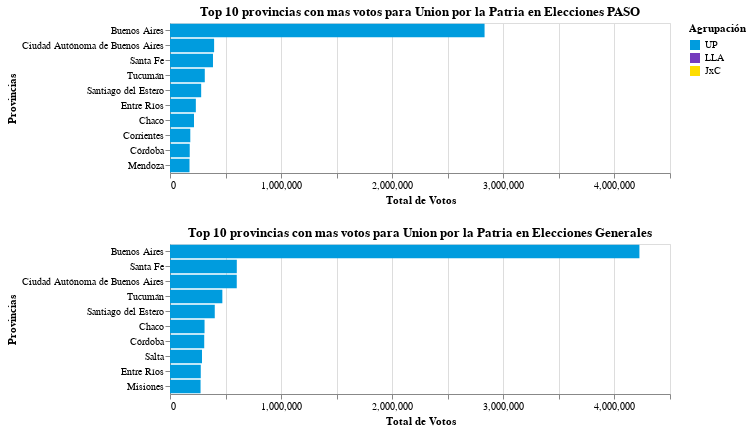

Write notebook code for a chart like this one.
### Code cell
up_paso = alt.Chart(df_up_provincia_votos_paso).mark_bar().encode(
    y=alt.Y('distrito_nombre:N', title='Provincias', sort=alt.EncodingSortField(field='total_votos:Q', order='descending')),
    x=alt.X('total_votos:Q', title='Total de Votos', scale=alt.Scale(domain=(0, 4500000))), 
    color=alt.Color('agrupacion_nombre:N', title='Agrupación', scale=alt.Scale(domain=list(colors.keys()), range=list(colors.values()))),
    tooltip=['distrito_nombre:N', 'agrupacion_nombre:N', 'total_votos:Q']
).properties(
    width=500,
    height=150,
    title='Top 10 provincias con mas votos para Union por la Patria en Elecciones PASO'
)
up_generales = alt.Chart(df_up_provincia_votos_general).mark_bar().encode(
    y=alt.Y('distrito_nombre:N', title='Provincias', sort=alt.EncodingSortField(field='total_votos:Q', order='descending')),
    x=alt.X('total_votos:Q', title='Total de Votos', scale=alt.Scale(domain=(0, 4500000))), 
    color=alt.Color('agrupacion_nombre:N', title='Agrupación', scale=alt.Scale(domain=list(colors.keys()), range=list(colors.values()))),
    tooltip=['distrito_nombre:N', 'agrupacion_nombre:N', 'total_votos:Q']
).properties(
    width=500,
    height=150,
    title='Top 10 provincias con mas votos para Union por la Patria en Elecciones Generales'
)
grafico_up1 = up_paso | up_generales
grafico_up2 = up_paso & up_generales
grafico_up2

### Figure 1 — Vega-Lite specification as saved in the notebook (floating-point values rounded to 4 significant figures)
{"config": {"view": {"continuousWidth": 300, "continuousHeight": 300}}, "vconcat": [{"data": {"name": "data-c63fed9a1a1e07dba557034ba0b3af9b"}, "mark": {"type": "bar"}, "encoding": {"color": {"field": "agrupacion_nombre", "scale": {"domain": ["UP", "LLA", "JxC"], "range": ["rgb(0, 156, 222)", "rgb(117, 59, 189)", "rgb(254, 221, 0)"]}, "title": "Agrupación", "type": "nominal"}, "tooltip": [{"field": "distrito_nombre", "type": "nominal"}, {"field": "agrupacion_nombre", "type": "nominal"}, {"field": "total_votos", "type": "quantitative"}], "x": {"field": "total_votos", "scale": {"domain": [0, 4500000]}, "title": "Total de Votos", "type": "quantitative"}, "y": {"field": "distrito_nombre", "sort": {"field": "total_votos:Q", "order": "descending"}, "title": "Provincias", "type": "nominal"}}, "height": 150, "title": "Top 10 provincias con mas votos para Union por la Patria en Elecciones PASO", "width": 500}, {"data": {"name": "data-4ac266ea684b57b88e41a12b0d4eedc5"}, "mark": {"type": "bar"}, "encoding": {"color": {"field": "agrupacion_nombre", "scale": {"domain": ["UP", "LLA", "JxC"], "range": ["rgb(0, 156, 222)", "rgb(117, 59, 189)", "rgb(254, 221, 0)"]}, "title": "Agrupación", "type": "nominal"}, "tooltip": [{"field": "distrito_nombre", "type": "nominal"}, {"field": "agrupacion_nombre", "type": "nominal"}, {"field": "total_votos", "type": "quantitative"}], "x": {"field": "total_votos", "scale": {"domain": [0, 4500000]}, "title": "Total de Votos", "type": "quantitative"}, "y": {"field": "distrito_nombre", "sort": {"field": "total_votos:Q", "order": "descending"}, "title": "Provincias", "type": "nominal"}}, "height": 150, "title": "Top 10 provincias con mas votos para Union por la Patria en Elecciones Generales", "width": 500}], "$schema": "https://vega.github.io/schema/vega-lite/v5.15.1.json", "datasets": {"data-c63fed9a1a1e07dba557034ba0b3af9b": [{"distrito_nombre": "Buenos Aires", "agrupacion_nombre": "UP", "total_votos": 2831000.0}, {"distrito_nombre": "Ciudad Autónoma de Buenos Aires", "agrupacion_nombre": "UP", "total_votos": 397100.0}, {"distrito_nombre": "Santa Fe", "agrupacion_nombre": "UP", "total_votos": 386900.0}, {"distrito_nombre": "Tucumán", "agrupacion_nombre": "UP", "total_votos": 313100.0}, {"distrito_nombre": "Santiago del Estero", "agrupacion_nombre": "UP", "total_votos": 280600.0}, {"distrito_nombre": "Entre Ríos", "agrupacion_nombre": "UP", "total_votos": 232600.0}, {"distrito_nombre": "Chaco", "agrupacion_nombre": "UP", "total_votos": 216300.0}, {"distrito_nombre": "Corrientes", "agrupacion_nombre": "UP", "total_votos": 182700.0}, {"distrito_nombre": "Córdoba", "agrupacion_nombre": "UP", "total_votos": 177500.0}, {"distrito_nombre": "Mendoza", "agrupacion_nombre": "UP", "total_votos": 175500.0}], "data-4ac266ea684b57b88e41a12b0d4eedc5": [{"distrito_nombre": "Buenos Aires", "agrupacion_nombre": "UP", "total_votos": 4225000.0}, {"distrito_nombre": "Santa Fe", "agrupacion_nombre": "UP", "total_votos": 601200.0}, {"distrito_nombre": "Ciudad Autónoma de Buenos Aires", "agrupacion_nombre": "UP", "total_votos": 600800.0}, {"distrito_nombre": "Tucumán", "agrupacion_nombre": "UP", "total_votos": 471100.0}, {"distrito_nombre": "Santiago del Estero", "agrupacion_nombre": "UP", "total_votos": 402900.0}, {"distrito_nombre": "Chaco", "agrupacion_nombre": "UP", "total_votos": 311000.0}, {"distrito_nombre": "Córdoba", "agrupacion_nombre": "UP", "total_votos": 308000.0}, {"distrito_nombre": "Salta", "agrupacion_nombre": "UP", "total_votos": 287800.0}, {"distrito_nombre": "Entre Ríos", "agrupacion_nombre": "UP", "total_votos": 276800.0}, {"distrito_nombre": "Misiones", "agrupacion_nombre": "UP", "total_votos": 275100.0}]}}
